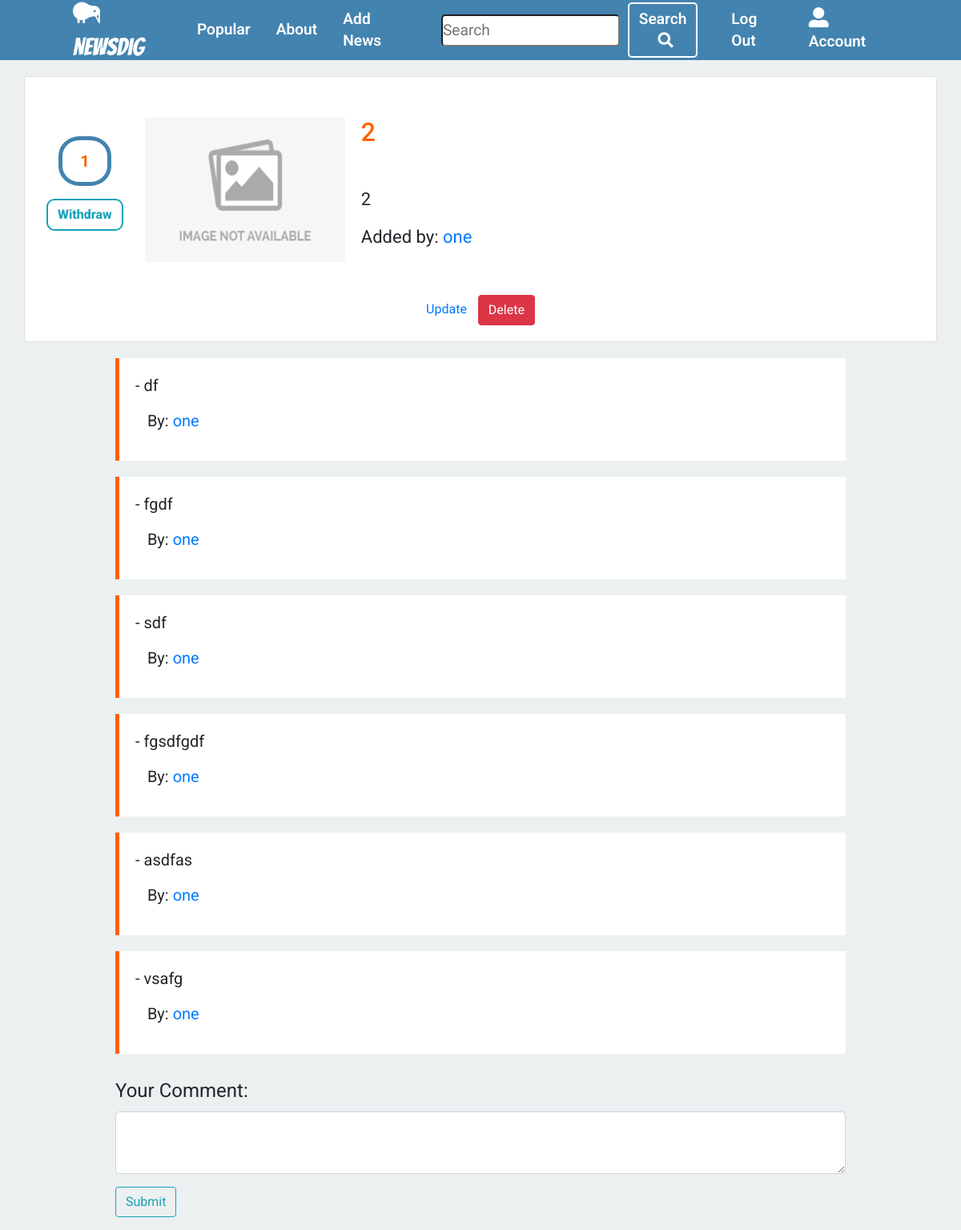
The page /news/2 (signed in) on the database its author committed.
### news/models.py (models this page shows, shortened)
class News(db.Model):
    __tablename__ = 'news'
    users = db.relationship(User)
    comments = db.relationship(
        'Comment', backref='news', lazy=True, cascade="all,delete")
    users_likes = db.relationship(
        'Likes', backref='news', lazy=True, cascade="all,delete")
    id = db.Column(db.Integer, primary_key=True)
    user_id = db.Column(db.Integer, db.ForeignKey('users.id'), nullable=False)
    picture_link = db.Column(db.String(), nullable=False)
    link = db.Column(db.String(), nullable=False)
    date = db.Column(db.DateTime, nullable=False, default=datetime.utcnow)
    title = db.Column(db.String(140), nullable=False)
    text = db.Column(db.Text, nullable=False)
    likes = db.Column(db.Integer, nullable=False, default=0)

class User(db.Model, UserMixin):
    __tablename__ = 'users'
    id = db.Column(db.Integer, primary_key=True)
    profile_image = db.Column(
        db.String(20), nullable=False, default='default_profile.png')
    email = db.Column(db.String(64), unique=True, index=True)
    username = db.Column(db.String(64), unique=True, index=True)
    password_hash = db.Column(db.String(128))
    news_group = db.relationship('News', backref='author', lazy=True)

class Comment(db.Model):
    news_group = db.relationship(News)
    id = db.Column(db.Integer, primary_key=True)
    user_name = db.Column(db.Text, nullable=False)
    news_id = db.Column(db.Integer, db.ForeignKey('news.id'), nullable=False)
    date = db.Column(db.DateTime, nullable=False, default=datetime.utcnow)
    text = db.Column(db.Text, nullable=False)

### news/news_group/views.py (the view, shortened to what this page needs)
@news_group.route('/news/<int:news_id>', methods=['GET', 'POST'])
def news_view(news_id):
    form_comment = CommentForm()
    form_likes = LikesForm()
    form_dislikes = DislikesForm()
    news_view = News.query.get_or_404(news_id)
    like = Likes.query.filter_by(
        user_id=current_user.id, news_id=news_id).first()
    if form_likes.submit_like.data and form_likes.validate():
        new_like = Likes(user_id=current_user.id, news_id=news_id)
        news_view.likes += 1
        db.session.add(new_like)
        db.session.commit()
        return redirect(url_for('news_group.news_view', news_id=news_id))
    if form_dislikes.submit_dislike.data and form_dislikes.validate():
        news_view.likes -= 1
        db.session.delete(like)
        db.session.commit()
        return redirect(url_for('news_group.news_view', news_id=news_id))
    comments = Comment.query.order_by(
        Comment.date.desc()).filter_by(news_id=news_id)
    return render_template('view_news.html', title=news_view.title, date=news_view.date, news=news_view, form_comment=form_comment, form_likes=form_likes, form_dislikes=form_dislikes, comments=comments, news_id=news_id, like=like)

### news/news_group/forms.py
class CommentForm(FlaskForm):
    text = TextAreaField('Your Comment:', validators=[DataRequired()])
    submit_comment = SubmitField('Submit')

class LikesForm(FlaskForm):
    submit_like = SubmitField('Dig up')

### news/models.py (called while the page is built)
@login_manager.user_loader
def load_user(user_id):
    return User.query.get(user_id)

### news/templates/view_news.html (shortened to what this page needs)
{%extends 'base.html'%}
{%block content%}
<div class="container">
    <div class="card">
        <div class="card-body">
            <div class='likes'>
                <p>{{news.likes}}</p>
                {% if current_user.id==like.user_id and news_id == like.news_id%}
                <div class="dislike">
                    <form class='form-group' method='POST'>
                        <div class="form-group">
                            {{form_dislikes.submit_dislike(class='btn btn-outline-info')}}
                        </div>
                    </form>
                </div>
                {% endif %}
            </div>
            <div class="miniature">
                {% if news.picture_link%}
                <img src="{{news.picture_link}}" alt="">
                {% else %}
                <img src="{{ url_for('static', filename='default.jpeg') }}">
                {% endif %}
            </div>
            <div class="news_info_view">
                <h2>{{ news.title }}</h2>
                <p class="card-text">{{ news.text}}</p>
                <p>Added by:<a href="{{ url_for('users.user_news', username=news.author.username) }}">
                        {{ news.author.username }}</a></p>
            </div>
        </div>
        {%if news.author == current_user%}
        <div class="controls">
            <a href="{{url_for('news_group.update',news_id=news.id)}}">Update</a>
            <button type="button" class="btn btn-danger" data-toggle="modal" data-target="#del_modal">Delete</button>
        </div>
        {%endif%}
    </div>
    {% for comment in comments %}
    {% if current_user.username == comment.user_name%}
    <div class="comment comment-author">
        {% else %}
        <div class="comment">
            {% endif%}
            <p>- {{comment.text}}</p>
            <p>&nbsp;&nbsp;&nbsp;By:<a href="{{ url_for('users.user_news', username=comment.user_name) }}">
                    {{comment.user_name}}</a></p>
        </div>
        {% endfor %}
        {% if current_user.is_authenticated %}
        <form class='form-group comment-form' method='POST'>
            <div class="form-group">
                {{form_comment.text.label(class='form-control-label comment-label')}}
                {{form_comment.text(class='form-control form-control-lg comment-field')}}
            </div>
            <div class="form-group">
                {{form_comment.submit_comment(class='btn btn-outline-info')}}
            </div>
        </form>
        {% endif %}
    </div>
    {%endblock%}

### news/templates/base.html (shortened to what this page needs)
<!DOCTYPE html>
<html lang="en">
  <head>
    <link
      rel="stylesheet"
      href="https://maxcdn.bootstrapcdn.com/bootstrap/4.0.0/css/bootstrap.min.css"
    />
    <link
      rel="stylesheet"
      href="https://cdnjs.cloudflare.com/ajax/libs/font-awesome/5.12.1/css/all.min.css"
    />
    <link
      href="{{ url_for('static', filename='css/main.css')}}"
      rel="stylesheet"
    />
  </head>
  <body>
    <nav id="navbar">
      <ul>
        <div class="nav-link">
          <a id="home" href="{{url_for('core.index')}}"
            ><i class="fas fa-kiwi-bird"></i>NewsDig</a
          >
        </div>
        <li class="nav-link">
          <a href="{{url_for('core.popular')}}">Popular</a>
        </li>
        <li class="nav-link">
          <a href="{{url_for('core.info')}}">About</a>
        </li>
        <li class="nav-link">
          <a href="{{url_for('news_group.create_news')}}">Add News</a>
        </li>
      </ul>
      <ul>
        <div class="nav-link">
          <form id="search_form" action="{{ url_for('news_group.search') }}">
            <div>
              <input
                type="text"
                id="search_word"
                name="search_word"
                placeholder="Search"
                required
              />
            </div>
            <button type="submit" id="button-addon2">
              Search<i class="fas fa-search"></i>
            </button>
          </form>
        </div>
        {% if current_user.is_authenticated %}
        <li class="nav-link">
          <a href="{{url_for('users.logout')}}">Log Out</a>
        </li>
        <li class="nav-link">
          <a href="{{url_for('users.account')}}"
            ><i class="fas fa-user-alt"></i>Account
          </a>
        </li>
        {% endif %}
      </ul>
    </nav>
    <div class="container">
      {% block content %} {% endblock %}
    </div>
  </body>
</html>

### news/static/css/main.css (style rules this page uses)
* { box-sizing: border-box; margin: 0; padding: 0; }
body { font-family: 'Roboto', sans-serif; line-height: 1.4; background-color: #ecf0f1; }
.container { max-width: 1300px; margin-top: 20px; }
#navbar { display: flex; background: #4383af; color: #fff; justify-content: space-between; align-items: center; font-size: 1.2rem; height: 75px; padding: 0 75px; }
#navbar ul { display: flex; justify-content: space-between; align-items: center; list-style: none; padding-bottom: 0; margin-bottom: 0; }
#navbar ul #home { font-size: 30px; font-family: 'Bangers', cursive; text-decoration: none; color: #fff; }
#navbar ul #search_form { display: flex; padding: 10px; align-items: center; }
#navbar ul #search_form input { border-radius: 5px; height: 40px; }
#navbar ul #search_form button { margin-left: 10px; background: #4383af; color: #fff; font-weight: 600; border: 2px solid #fff; padding: 6px; border-radius: 5px; cursor: pointer; }
#navbar ul #search_form button .fa-search { margin-left: 7px; }
#navbar ul .fa-kiwi-bird { padding-right: 10px; font-size: 30px; }
#navbar ul li a { text-decoration: none; color: inherit; font-weight: 600; }
#navbar ul li .fa-user-alt { margin-right: 7px; font-size: 25px; }
.card { width: 100%; margin-top: 10px; }
.card .card-body { margin-top: 30px; align-items: center; display: flex; }
.card .card-body .likes { width: 10%; display: flex; flex-direction: column; margin-right: 20px; }
.card .card-body .likes .form-group { align-self: center; }
.card .card-body .likes .form-group .btn { display: block; margin: 0 auto; border: 2px solid; border-radius: 10px; font-weight: 800; }
.card .card-body .likes p { align-self: center; border: 5px solid #4383af; padding: 12px 22px; border-radius: 40%; font-size: 20px; font-weight: 700; color: #ff6200; }
.card .card-body .miniature { margin-right: 20px; }
.card .card-body .miniature img { width: 250px; height: 180px; }
.card .card-body .news_info_view { display: flex; flex-direction: column; }
.card .card-body .news_info_view h2 { margin-bottom: 50px; color: #ff6200; }
.card .card-body .news_info_view p { font-size: 22px; }
.controls { display: block; margin: 20px auto; }
.controls a { margin-right: 10px; }
.comment-author { border-left: 5px solid #ff6200; }
.comment { display: block; margin: 0 auto; width: 80%; background: #fff; padding: 20px; margin-top: 20px; }
.comment p { font-size: 20px; }
.comment-form { width: 80%; display: block; margin: 0 auto; }
.comment-form .comment-label { margin-top: 30px; font-size: 24px; font-weight: 400; }

### rows shown on the page
News: likes "1", title "2", text "2"
User: author.username "one"
Comment: text "df", user_name "one"
Comment: text "fgdf", user_name "one"
Comment: text "sdf", user_name "one"
Comment: text "fgsdfgdf", user_name "one"
Comment: text "asdfas", user_name "one"
Comment: text "vsafg", user_name "one"
